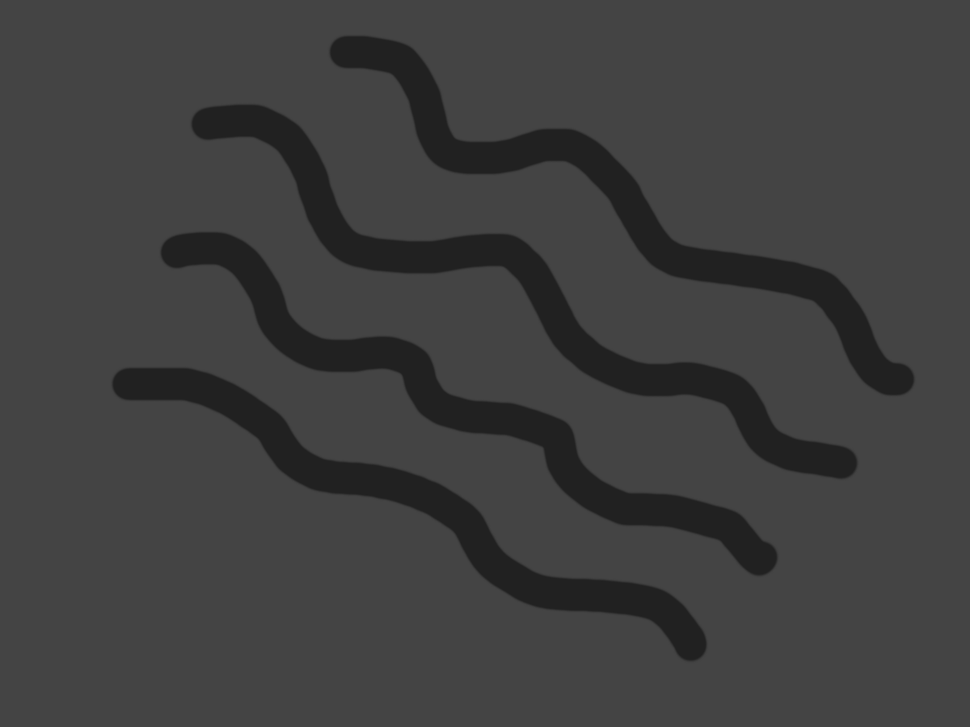
#> input picture Python code/test1.png, 970 x 727 px, shrunk from 1200 x 900 before the run, found by its file name
$ python greyhistogram.py test1.png
#> lines starting #> are read from the running program, lines starting #| are printed output that depends on the picture
import numpy as np
from PIL import Image
import matplotlib.pyplot as plt
import matplotlib.image as mpimg
import os
import sys

inputfile = str(sys.argv[1])

path = os.getcwd()
data = path+'\\'+inputfile

plt.rcParams['figure.dpi'] = 200

def hist(file):
    x = np.linspace(1,256,256)
    for i in range(0,file.shape[0]):
        for k in range(0,file.shape[1]):
            x[int(file[i][k])] += 1
    return x, file.shape[0]*file.shape[1]

img = np.array(Image.open(data).convert('L'))
y, p = hist(img)
#> y = 256 values, max 593217 at index 68, min 1 at index 0, mean 2883.1; p = 705190

plt.plot(np.linspace(0,255,256), y)
plt.show()
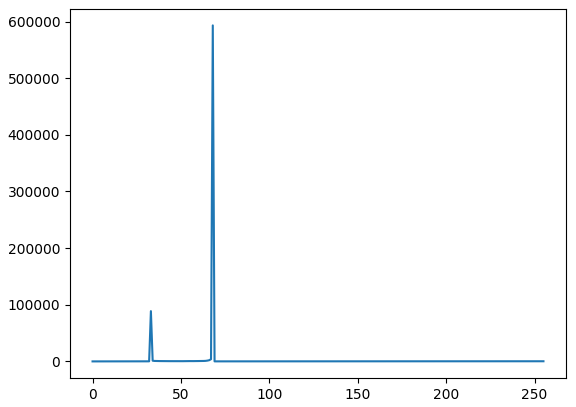
#> figure drawn by matplotlib, 1 panel; curve peaks at x = 68, y = 593217

plt.imshow(img, cmap=plt.get_cmap('gray'), vmin=0, vmax=255)
plt.show()
